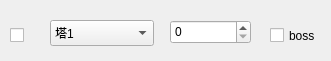
    <widget class="QWidget" name="widget_23" native="true">
     <property name="geometry">
      <rect>
       <x>0</x>
       <y>320</y>
       <width>331</width>
       <height>61</height>
      </rect>
     </property>
     <widget class="QComboBox" name="comboBox_26">
      <property name="geometry">
       <rect>
        <x>50</x>
        <y>20</y>
        <width>104</width>
        <height>26</height>
       </rect>
      </property>
      <property name="accessibleName">
       <string>hero</string>
      </property>
      <property name="currentIndex">
       <number>30</number>
      </property>
      <item>
       <property name="text">
        <string>石腭断骨者</string>
       </property>
      </item>
      <item>
       <property name="text">
        <string>迪菲亚矿工</string>
       </property>
      </item>
      <item>
       <property name="text">
        <string>拉佐克劳</string>
       </property>
      </item>
      <item>
       <property name="text">
        <string>拉索利安</string>
       </property>
      </item>
      <item>
       <property name="text">
        <string>秀逗魔导士</string>
       </property>
      </item>
      <item>
       <property name="text">
        <string>船长昆塔</string>
       </property>
      </item>
      <item>
       <property name="text">
        <string>霍格</string>
       </property>
      </item>
      <item>
       <property name="text">
        <string>范克里夫</string>
       </property>
      </item>
      <item>
       <property name="text">
        <string>卓尔游侠</string>
       </property>
      </item>
      <item>
       <property name="text">
        <string>骷髅王</string>
       </property>
      </item>
      <item>
       <property name="text">
        <string>怀特迈恩</string>
       </property>
      </item>
      <item>
       <property name="text">
        <string>逐日者</string>
       </property>
      </item>
      <item>
       <property name="text">
        <string>克洛玛古斯</string>
       </property>
      </item>
      <item>
       <property name="text">
        <string>地穴领主</string>
       </property>
      </item>
      <item>
       <property name="text">
        <string>拉格纳罗斯</string>
       </property>
      </item>
      <item>
       <property name="text">
        <string>主母</string>
       </property>
      </item>
      <item>
       <property name="text">
        <string>吉安娜</string>
       </property>
      </item>
      <item>
       <property name="text">
        <string>玛诺洛斯</string>
       </property>
      </item>
      <item>
       <property name="text">
        <string>风行者</string>
       </property>
      </item>
      <item>
       <property name="text">
        <string>泰兰德·语风</string>
       </property>
      </item>
      <item>
       <property name="text">
        <string>克尔苏加德</string>
       </property>
      </item>
      <item>
       <property name="text">
        <string>奥妮克希亚</string>
       </property>
      </item>
      <item>
       <property name="text">
        <string>伊利丹</string>
       </property>
      </item>
      <item>
       <property name="text">
        <string>阿尔萨斯</string>
       </property>
      </item>
      <item>
       <property name="text">
        <string>阿克蒙德</string>
       </property>
      </item>
      <item>
       <property name="text">
        <string>瓦斯琪</string>
       </property>
      </item>
      <item>
       <property name="text">
        <string>鲜血女王兰</string>
       </property>
      </item>
      <item>
       <property name="text">
        <string>卡扎克</string>
       </property>
      </item>
      <item>
       <property name="text">
        <string>沃金</string>
       </property>
      </item>
      <item>
       <property name="text">
        <string>鹿盔</string>
       </property>
      </item>
      <item>
       <property name="text">
        <string>塔1</string>
       </property>
      </item>
      <item>
       <property name="text">
        <string>塔2</string>
       </property>
      </item>
      <item>
       <property name="text">
        <string>塔3</string>
       </property>
      </item>
     </widget>
     <widget class="QCheckBox" name="checkBox_23">
      <property name="geometry">
       <rect>
        <x>270</x>
        <y>20</y>
        <width>61</width>
        <height>31</height>
       </rect>
      </property>
      <property name="acceptDrops">
       <bool>false</bool>
      </property>
      <property name="accessibleName">
       <string>boss</string>
      </property>
      <property name="text">
       <string>boss</string>
      </property>
     </widget>
     <widget class="QSpinBox" name="spinBox_12">
      <property name="geometry">
       <rect>
        <x>170</x>
        <y>20</y>
        <width>81</width>
        <height>24</height>
       </rect>
      </property>
      <property name="accessibleName">
       <string>level</string>
      </property>
     </widget>
     <widget class="QCheckBox" name="checkBox_36">
      <property name="geometry">
       <rect>
        <x>10</x>
        <y>20</y>
        <width>21</width>
        <height>31</height>
       </rect>
      </property>
      <property name="focusPolicy">
       <enum>Qt::ClickFocus</enum>
      </property>
      <property name="acceptDrops">
       <bool>false</bool>
      </property>
      <property name="accessibleName">
       <string>ok</string>
      </property>
      <property name="autoFillBackground">
       <bool>false</bool>
      </property>
      <property name="text">
       <string/>
      </property>
      <property name="checkable">
       <bool>true</bool>
      </property>
      <property name="checked">
       <bool>false</bool>
      </property>
      <property name="autoRepeat">
       <bool>false</bool>
      </property>
      <property name="tristate">
       <bool>false</bool>
      </property>
     </widget>
    </widget>
